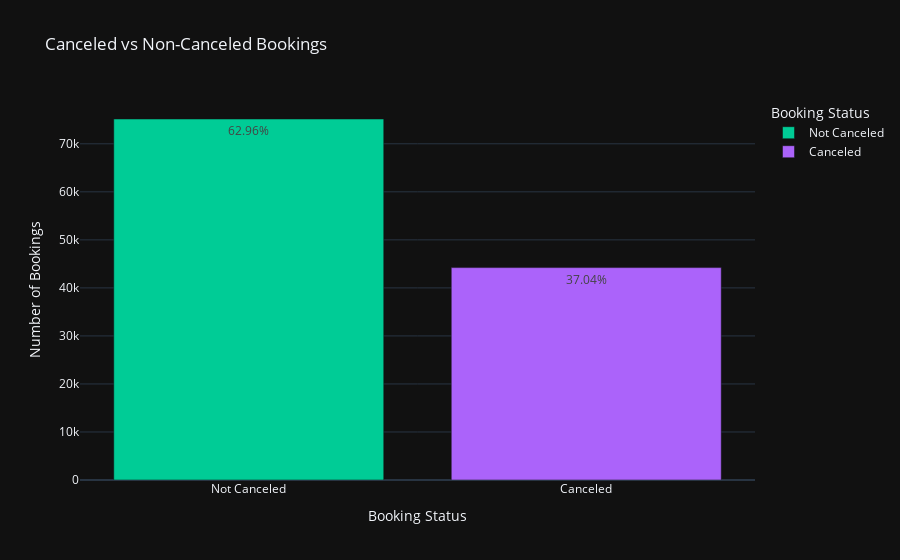

Notebook source saved alongside this figure:
### Code cell
# Create bar chart showing the Canceled vs Non-canceled bookings
fig = px.bar(
    df_isCanceled,
    x='is_canceled',
    y='count',
    text='percentage',
    title='Canceled vs Non-Canceled Bookings',
    labels={'is_canceled': 'Booking Status', 'count': 'Number of Bookings', 'percentage': 'Percentage of Bookings'},
    color='is_canceled',
    color_discrete_map={0: 'green', 1: 'red'},
    template="plotly_dark"  
)
fig.show()

### Figure 1 — Plotly figure (JSON) as saved in the notebook; plotly's stock layout.template omitted (floating-point values rounded to 4 significant figures)
{"data": [{"alignmentgroup": "True", "hovertemplate": "Booking Status=%{x}<br>Number of Bookings=%{y}<br>Percentage of Bookings=%{text}<extra></extra>", "legendgroup": "Not Canceled", "marker": {"color": "#00cc96", "pattern": {"shape": ""}}, "name": "Not Canceled", "offsetgroup": "Not Canceled", "orientation": "v", "showlegend": true, "text": ["62.96%"], "textposition": "auto", "type": "bar", "x": ["Not Canceled"], "xaxis": "x", "y": [75166], "yaxis": "y"}, {"alignmentgroup": "True", "hovertemplate": "Booking Status=%{x}<br>Number of Bookings=%{y}<br>Percentage of Bookings=%{text}<extra></extra>", "legendgroup": "Canceled", "marker": {"color": "#ab63fa", "pattern": {"shape": ""}}, "name": "Canceled", "offsetgroup": "Canceled", "orientation": "v", "showlegend": true, "text": ["37.04%"], "textposition": "auto", "type": "bar", "x": ["Canceled"], "xaxis": "x", "y": [44224], "yaxis": "y"}], "layout": {"barmode": "relative", "legend": {"title": {"text": "Booking Status"}, "tracegroupgap": 0}, "title": {"text": "Canceled vs Non-Canceled Bookings"}, "xaxis": {"anchor": "y", "categoryarray": ["Not Canceled", "Canceled"], "categoryorder": "array", "domain": [0, 1], "title": {"text": "Booking Status"}}, "yaxis": {"anchor": "x", "domain": [0, 1], "title": {"text": "Number of Bookings"}}}}
